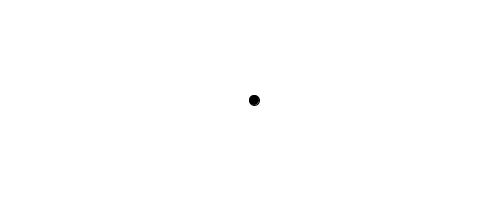
Frame 1 (no input)
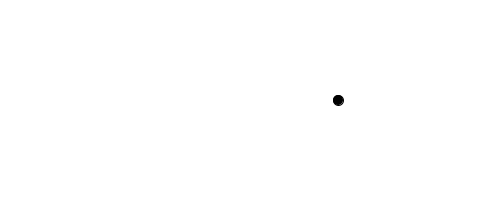
Frame 60 (the mouse pressed at the canvas centre just before this capture)
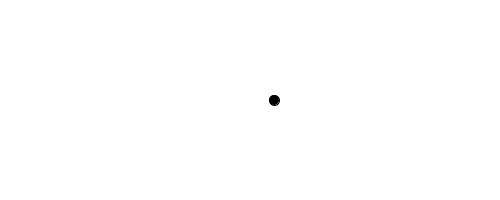
Frame 120 (the mouse held since frame 60 and released just before this capture)

The Processing sketch that drew these frames (run headless with seeded random() and noise(); from frame 60 on, the mouse is pressed at the canvas centre):

// Processing sketch: sketch_181218a
// ── sketch_181218a.pde
color c = color(0);
float x = 250;
float y = 100;
float speed = 4;

void setup() {
  size(500,200);
}

void draw() {
  background(255);
  move();
  display();
}

void move() {
  x = x + speed;
  if (x > 400) {
    x = 250;
  }
}

void display() {
  fill(c);
  ellipse(x,y,10,10);
  
}
